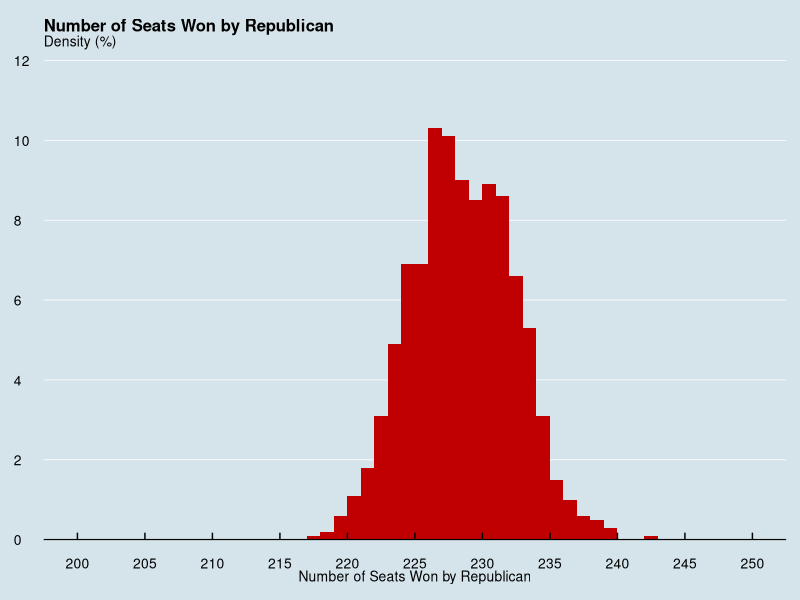
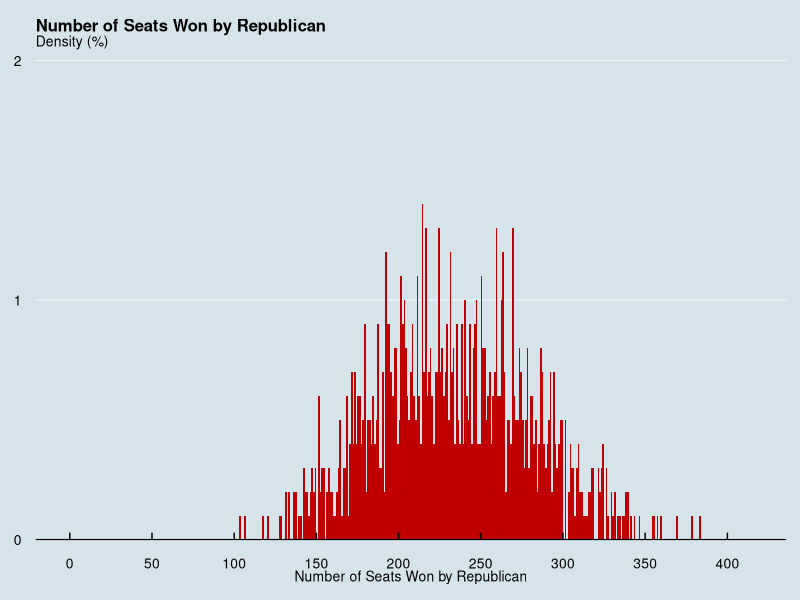

Here is the R script that generated these plots, in order: (Note: a time limit stopped this script after it produced the figures.)
## ---- chunk 1
knitr::opts_chunk$set(echo = TRUE)
knitr::opts_chunk$set(options(width = 60))
knitr::opts_chunk$set(class.output = "bg-warning")

packages <- c('haven','dplyr', 'ggplot2', 'reshape2', 'tidyverse', 'pracma',
              'lubridate', 'scales', 'ggthemes', 'gt', 'tidymodels', 'flextable',
              'rsample', 'knitr', 'hdm', 'pROC', 'glmnet', 'randomForest')  
to_install <- packages[!(packages %in% installed.packages()[,"Package"])]
if(length(to_install)>0) install.packages(to_install, 
                                          repos='http://cran.us.r-project.org')
lapply(packages, require, character.only=TRUE)


## ---- chunk 2

rm(list = ls())

midterm_election_2022 <- read_csv("midterm_election_2022.csv") %>%
  as_tibble()
midterm_analysis <- midterm_election_2022

rep_win_prob <- midterm_analysis$rep_win_prob
simulation <- tibble()

set.seed(2)
for (i in 1:length(rep_win_prob)) {
  tmp <- rbinom(1000, 1, rep_win_prob[[i]])
  simulation <- simulation %>% 
    rbind(tmp)
}

colnames(simulation) <- paste0("sim", rep(1:1000))

rm(list = c("i", "tmp"))
## ---- chunk 3

midterm_analysis$sim <- rowMeans(simulation[, c(1:1000)])

midterm_analysis %>% 
  filter(state == "CA", congressional_district == 22) %>% 
  select(sim) %>% 
  as.numeric()

## ---- chunk 4

rep_win <- colSums(simulation) %>% as_tibble()

histogram <- rep_win %>%
  ggplot() +
    geom_histogram(aes(x = value, y = ..density.. * 100),
                   binwidth = 1, boundary = 0, color = NA, fill = "#C00000") +
    scale_x_continuous(breaks = seq(200, 250, 5), labels = seq(200, 250, 5),
                       limits = c(200, 250)) +
    scale_y_continuous(breaks = seq(0, 12, 2), labels = seq(0, 12, 2),
                       limits = c(0, 12), expand = c(0, 0, 0.025, 0)) + 
    labs(title = "Number of Seats Won by Republican",
         subtitle = "Density (%)",
         x = "Number of Seats Won by Republican") +
    theme_economist() +
    theme(plot.title = element_text(size = 12, hjust = 0),
          plot.subtitle = element_text(size = 10, hjust = 0),
          axis.title.x = element_text(size = 10),
          axis.title.y = element_blank(),
          axis.text.x = element_text(size = 10),
          axis.text.y = element_text(size = 10),
          panel.grid.major.y = element_line(color = "white", size = 0.25, linetype = "solid"))

# ggsave("histogram.pdf", histogram,
#            width = 10, height = 10, units = "cm",
#            dpi = 300, device = cairo_pdf)

histogram
## ---- chunk 5

# library(knitr)
# include_graphics("histogram.pdf")

## ---- chunk 6

# Mean
mean(rep_win$value)

# Median
median(rep_win$value)

# Mode
rep_win %>% 
  group_by(value) %>% 
  summarise(count = n()) %>% 
  arrange(desc(count)) %>% 
  .[1, 1] %>% 
  as.numeric()

## ---- chunk 7

rep_win %>%
  summarise(sum = sum(value > 218) / 1000 * 100) %>% 
  as.numeric()

write_csv(simulation, "simulation.csv")

## ---- chunk 8

simulation_2 <- midterm_election_2022 %>% 
  arrange(census_division, rep_win_prob) %>% 
  group_by(census_division) %>% 
  # Create within-group id
  # (... because congressional districtsare not distinct)
  mutate(id = row_number())

rep_win_prob_2 <- simulation_2 %>% 
  mutate(swinger_id = id,
         swinger_prob = rep_win_prob) %>% 
  select(census_division, swinger_id, swinger_prob)

for (i in 1:1000){

  tmp <- simulation_2 %>% 
    summarise(no_of_districts = max(id)) %>% 
    rowwise() %>% 
    mutate(swinger_id = sample(1:no_of_districts, 1)) %>% 
    select(-no_of_districts)
  
  simulation_2 <- simulation_2 %>% 
    left_join(tmp, by = c("census_division")) %>% 
    left_join(rep_win_prob_2,
              by = c("census_division", "swinger_id")) %>% 
    mutate(sim = ifelse(rep_win_prob >= swinger_prob, 1, 0)) %>% 
    select(-c("swinger_id", "swinger_prob"))
  
  colnames(simulation_2)[ncol(simulation_2)] <- paste0("sim", i)
  
}





## ---- chunk 9
# Enter only code here. 

simulation_2_gdata <- simulation_2[, 6:1005]
rep_win_2 <- colSums(simulation_2_gdata) %>% as_tibble()

histogram_2 <- rep_win_2 %>%
  ggplot() +
    geom_histogram(aes(x = value, y = ..density.. * 100),
                   binwidth = 1, boundary = 0, color = NA, fill = "#C00000") +
    scale_x_continuous(breaks = seq(0, 415, 50), labels = seq(0, 415, 50),
                       limits = c(0, 415)) +
    scale_y_continuous(breaks = seq(0, 10, 1), labels = seq(0, 10, 1),
                       limits = c(0, 2), expand = c(0, 0, 0.025, 0)) + 
    labs(title = "Number of Seats Won by Republican",
         subtitle = "Density (%)",
         x = "Number of Seats Won by Republican") +
    theme_economist() +
    theme(plot.title = element_text(size = 12, hjust = 0),
          plot.subtitle = element_text(size = 10, hjust = 0),
          axis.title.x = element_text(size = 10),
          axis.title.y = element_blank(),
          axis.text.x = element_text(size = 10),
          axis.text.y = element_text(size = 10),
          panel.grid.major.y = element_line(color = "white", size = 0.25, linetype = "solid"))

histogram_2

## ---- chunk 10
# Enter only code here. 

rep_win_2 %>%
  summarise(sum = sum(value > 218) / 1000 * 100) %>% 
  as.numeric()
## ---- chunk 11
# Enter only code here. 
midterm_election_2022$rep_win_prob_new <- midterm_election_2022$rep_win_prob + 0.01

simulation_4 <- midterm_election_2022 %>% 
  arrange(census_division, rep_win_prob) %>% 
  group_by(census_division) %>% 
  # Create within-group id
  # (... because congressional districtsare not distinct)
  mutate(id = row_number())

rep_win_prob_4 <- simulation_4 %>% 
  mutate(swinger_id = id,
         swinger_prob = rep_win_prob) %>% 
  select(census_division, swinger_id, swinger_prob)
set.seed(2)
for (i in 1:1000){

  tmp <- simulation_4 %>% 
    summarise(no_of_districts = max(id)) %>% 
    rowwise() %>% 
    mutate(swinger_id = sample(1:no_of_districts, 1)) %>% 
    select(-no_of_districts)
  
  simulation_4 <- simulation_4 %>% 
    left_join(tmp, by = c("census_division")) %>% 
    left_join(rep_win_prob_4,
              by = c("census_division", "swinger_id")) %>% 
    mutate(sim = ifelse(rep_win_prob_new >= swinger_prob, 1, 0)) %>% 
    select(-c("swinger_id", "swinger_prob"))
  
  colnames(simulation_4)[ncol(simulation_4)] <- paste0("sim", i)
  
}

simulation_4_gdata <- simulation_4[, 7:1006]
rep_win_4 <- colSums(simulation_4_gdata) %>% as_tibble()

median(rep_win_4$value)
## ---- chunk 12
# Enter only code here. 

S4_TX <- simulation_4 %>% 
  filter(state == "TX", congressional_district == 34)
median(as.numeric(S4_TX[,7:1006]))

S4_PA <- simulation_4 %>% 
  filter(state == "PA", congressional_district == 7)
median(as.numeric(S4_PA[,7:1006]))

S4_NY <- simulation_4 %>% 
  filter(state == "NY", congressional_district == 19)
median(as.numeric(S4_NY[,7:1006]))

S4_VA <- simulation_4 %>% 
  filter(state == "VA", congressional_district == 2)
median(as.numeric(S4_VA[,7:1006]))

S4_RI <- simulation_4 %>% 
  filter(state == "RI", congressional_district == 2)
median(as.numeric(S4_RI[,7:1006]))
## ---- chunk 13
# Enter only code here. 

rep_win_4 %>%
  summarise(sum = sum(value > 218) / 1000 * 100) %>% 
  as.numeric()
